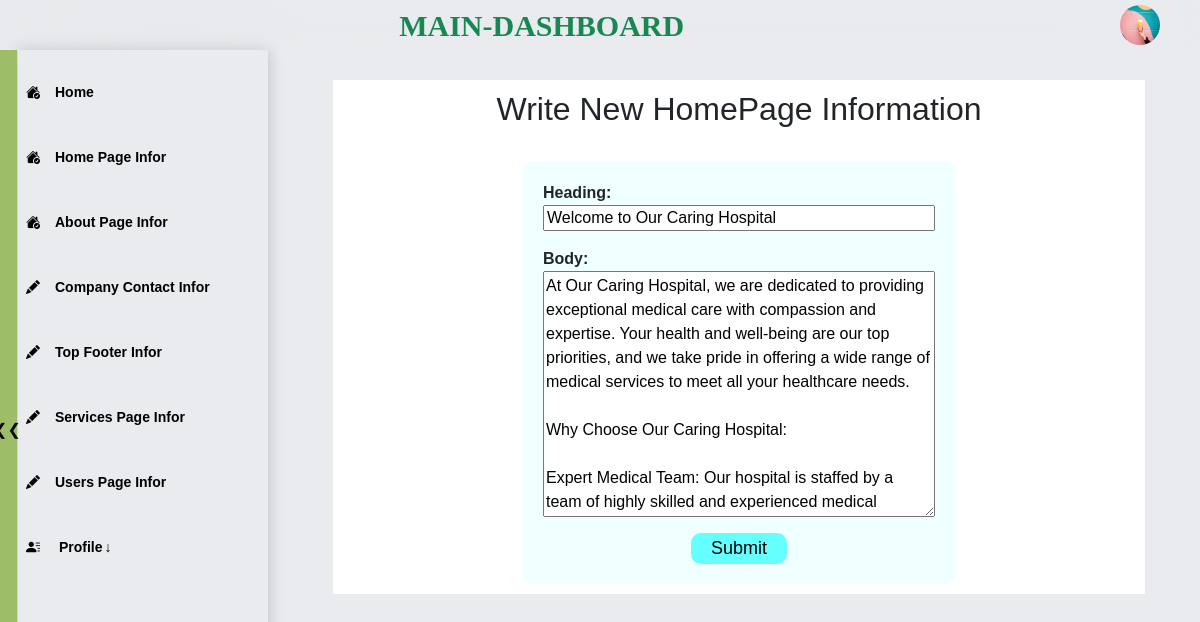
Page /about-page-edit/ (signed in) on the earlier database version.
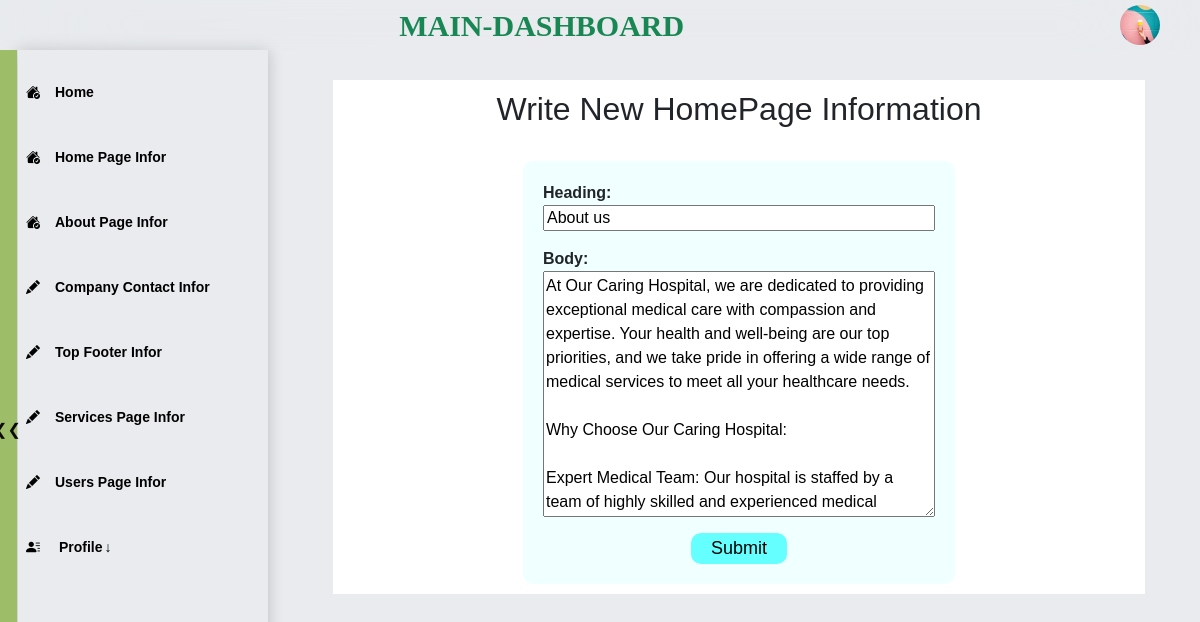
Same page on the later database version.
### hospital_website/models/aboutP_M.py (models this page shows, shortened)
class AboutPage(models.Model):
    heading = models.CharField(default='default', max_length=100, null=False)
    body = models.TextField(default=desc, max_length=600, null=False)

### hospital_website/admin_views/editing_views/aboutP_V.py (the view)
# urls.py: path('about-page-edit/', about_page_edit, name='about_page_edit'),
def about_page_edit(request):
    try:
        about_page = AboutPage.objects.first()
    except AboutPage.DoesNotExist:
        about_page = AboutPage()
    if request.method == 'POST':
        form = AboutPageForm(request.POST, instance=about_page)
        if form.is_valid():
            form.save()
            return redirect('about_page_view')  # Replace 'about_page' with the actual URL name
    else:
        form = AboutPageForm(instance=about_page)
    return render(request,
        'maindashboard/about_page/about_page_template.html',
        {'form': form}
        )

### hospital_website/forms/aboutP_F.py
class AboutPageForm(forms.ModelForm):
    class Meta:
        model = AboutPage
        fields = ['heading', 'body']

### templates/maindashboard/about_page/about_page_template.html (shortened to what this page needs)
{% extends 'maindashboard/dashboard_base.html' %}
{% load static %}
{% block css %}
<link rel="stylesheet" href="{% static 'css/blogdashboard/author/write_new_article.css' %}">
{% endblock css %}
{% block content %}
<section class="item2 section write-A-page">
  <div class="write-a-c bg--white">
        <div id="w-a-heading">
            <h2> Write New HomePage Information</h2>
        </div>
        <div id="w-a-body">
            <form class="w-a-body" method="POST" enctype="multipart/form-data">
                {{ form.as_p }}
                <div class="button">
                    <button type="submit">Submit</button>
                </div>
            </form>
        </div>
    </div>
</section>
{% endblock content%}

Differences in the rows shown:
changed AboutPage: heading "Welcome to Our Caring Hospital" → "About us"
